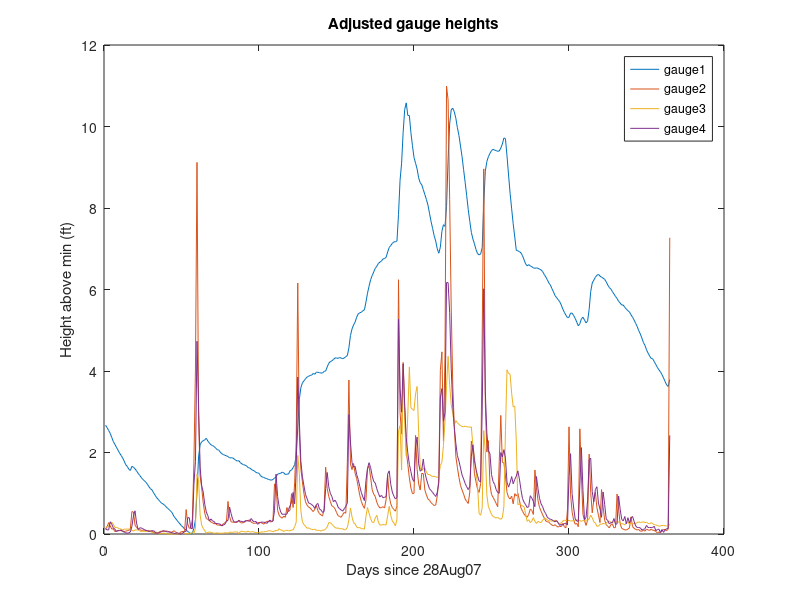

Source code (MATLAB):
clear
clc
load water08
whos

%% Task 1. Lake Depths

plot(depth);
title('Lake Depths');
legend('Jordan lake','Falls lake');
xlabel('Month: 1 = Jan85; last = Dec08');
ylabel('Depth(ft)');



%% Task 2. Days above target

jordan_target = 216;
falls_target = 251.5;
jordan_daysAbove = sum(depth(:,1) > jordan_target);
falls_daysAbove = sum(depth(:,2) > falls_target);
jordan_daysAbove
falls_daysAbove



%% Task 3. Rain in August

plot(1985:2008,rain(8:12:end,:));
title('August Rainfall');
legend('Jordan lake','Falls lake');
xlabel('Year');
ylabel('Rain(in)');



%% Task 4. Average depth

falls_average_depth = zeros(1,12);
falls08_average_depth = zeros(1,12);
for m = 1:12
    deviation = 0;
    for i = m:12:length(depth)
        deviation = deviation + (depth(i,2) - falls_target);
    end
    falls_average_depth(m) = deviation / 12;
end
bar(falls_average_depth);
title('Average Falls lake depth 85-08, and line for 2008');
xlabel('Month: Jan=1, Dec=12');
ylabel('Height above target (ft)');
hold on
for m = 1:12
    falls08_average_depth(m) = (depth(m+276,2) - falls_target);
end
plot(falls08_average_depth,'r');
hold off



%% Task 5. Daily Rainfall

rainAbove1in = 0;
rainBelow1_4in = 0;
rainAbove1in = sum(hawrain > 1);
rainBelow1_4in = sum(hawrain < .25);
rainAbove1in
rainBelow1_4in



%% Task 6. Cumulative Rainfall

plot(cumsum(hawrain))
title('Cumulative Rainfall');
legend('gauge1','gauge2');
xlabel('Days since 28Aug07');
ylabel('Cumulative rainfall (in)');
% gauge2 received more rain



%% Task 7. Adjusted Gauge Heights

adjusted_hawgage = zeros(365,4);
for i = 1:4
    adjusted_hawgage(:,i) = hawgage(:,i) - min(hawgage(:,i));
end
plot(adjusted_hawgage);
title('Adjusted gauge heights');
legend('gauge1','gauge2','gauge3','gauge4');
xlabel('Days since 28Aug07');
ylabel('Height above min (ft)');



%% Task 8. Max daily increase/decrease

maxincrease = zeros(1,4);
maxdecrease = zeros(1,4);
for i = 2:length(hawgage)
    for j = 1:4
        daily_change = hawgage(i,j) - hawgage(i-1,j);
        if maxincrease(j) < daily_change
            maxincrease(j) = daily_change;
        elseif daily_change < 0
            if maxdecrease(j) < abs(daily_change)
               maxdecrease(j) = abs(daily_change);
            end
        end
    end
end
maxincrease
maxdecrease



%% Task 9. Gauge Order

% Upstream to Downstream
% Gauge 2, Gauge 3, Gauge 3, Gauge 1 because as you go downstream the max
% daily increase and the max daily decrease both decrease.
% Changes in water height are more dramatic upstream.